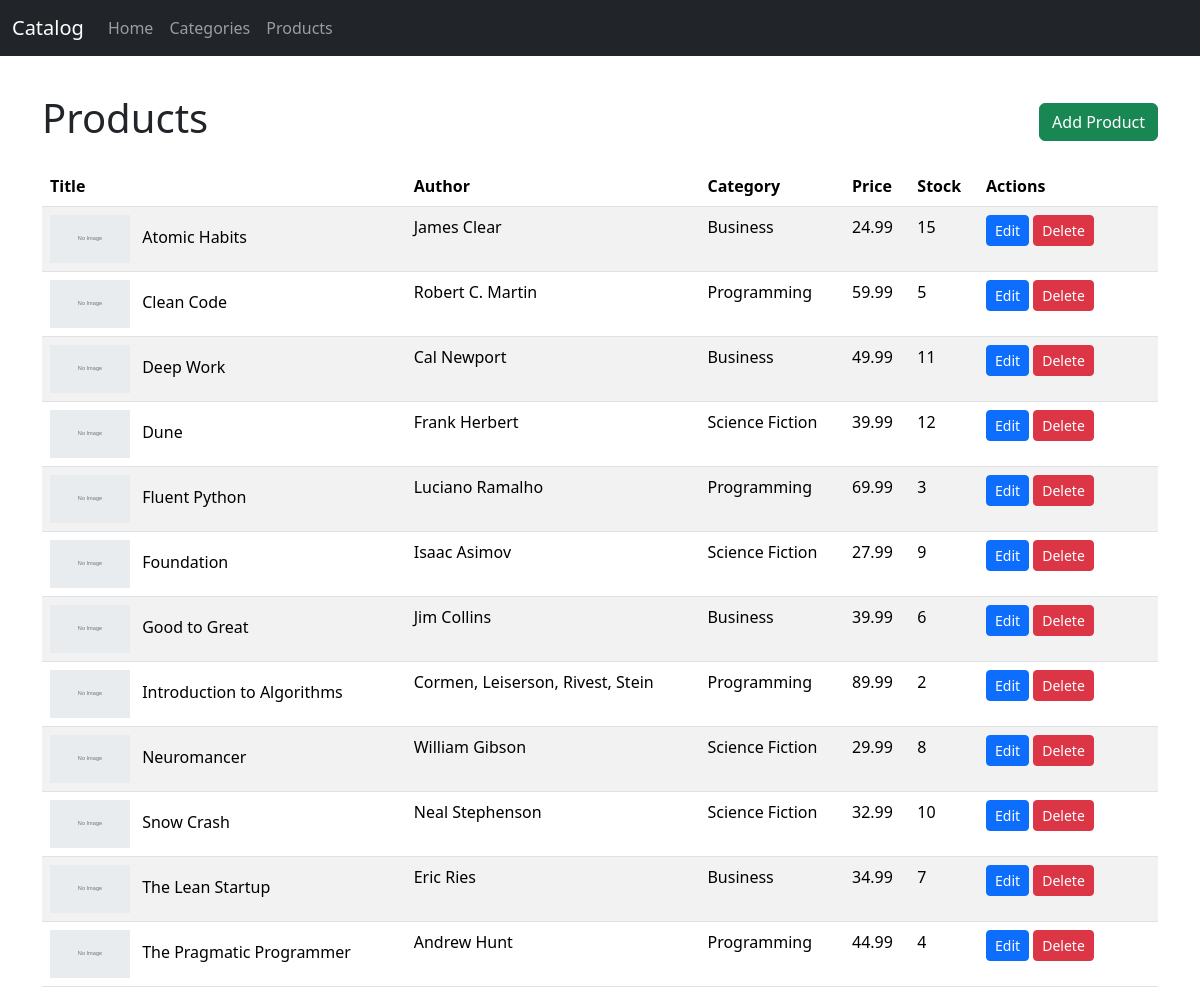
Screenshot of /products/ with the database file from the repository.
### tables this page shows
CREATE TABLE products (
    id INTEGER PRIMARY KEY AUTOINCREMENT,
    category_id INTEGER NOT NULL,
    title TEXT NOT NULL,
    author TEXT,
    image TEXT,
    price REAL,
    stock INTEGER DEFAULT 0,
    FOREIGN KEY (category_id) REFERENCES categories(id)
);

CREATE TABLE categories (
    id INTEGER PRIMARY KEY AUTOINCREMENT,
    name TEXT NOT NULL,
    description TEXT
);

### app/routes/products.py (the view)
@bp.route('/')
def list_products():
    products = models.get_products()
    return render_template('products/list.html', products=products)

### app/models/db.py (called while the page is built)
def get_db():
    if 'db' not in g:
        db_path = current_app.config['DATABASE']
        conn = sqlite3.connect(db_path)
        conn.row_factory = sqlite3.Row
        g.db = conn
    return g.db

def get_products():
    db = get_db()
    return db.execute(
        'SELECT p.id, p.title, p.author, p.image, p.price, p.stock, p.category_id, c.name as category_name '
        'FROM products p JOIN categories c ON p.category_id = c.id ORDER BY p.title'
    ).fetchall()

### app/templates/products/list.html (shortened to what this page needs)
{% extends 'base.html' %}
{% block content %}
<div class="d-flex justify-content-between align-items-center mb-3">
  <h1>Products</h1>
  <a href="{{ url_for('products.add_product') }}" class="btn btn-success">Add Product</a>
</div>
{% if products %}
<table class="table table-striped">
  <thead>
    <tr>
      <th>Title</th>
      <th>Author</th>
      <th>Category</th>
      <th>Price</th>
      <th>Stock</th>
      <th style="width:180px">Actions</th>
    </tr>
  </thead>
  <tbody>
    {% for p in products %}
    <tr>
      <td>
        {% if p.image %}
        <img src="{{ url_for('static', filename='images/' ~ p.image) }}" alt="{{ p.title }}"
          style="height:48px; margin-right:8px;">
        {% else %}
        <img src="{{ url_for('static', filename='images/placeholder.svg') }}" alt="placeholder"
          style="height:48px; margin-right:8px;">
        {% endif %}
        {{ p.title }}
      </td>
      <td>{{ p.author }}</td>
      <td>{{ p.category_name }}</td>
      <td>{{ '%.2f'|format(p.price) if p.price is not none else '' }}</td>
      <td>{{ p.stock }}</td>
      <td>
        <a href="{{ url_for('products.edit_product', product_id=p.id) }}" class="btn btn-sm btn-primary">Edit</a>
        <a href="{{ url_for('products.delete_product', product_id=p.id) }}" class="btn btn-sm btn-danger">Delete</a>
      </td>
    </tr>
    {% endfor %}
  </tbody>
</table>
{% else %}
<p>No products yet. <a href="{{ url_for('products.add_product') }}">Add one</a>.</p>
{% endif %}
{% endblock %}

### app/templates/base.html (shortened to what this page needs)
<!doctype html>
<html lang="en">
<head>
  <link href="https://cdn.jsdelivr.net/npm/bootstrap@5.3.2/dist/css/bootstrap.min.css" rel="stylesheet">
  <link rel="stylesheet" href="{{ url_for('static', filename='style.css') }}">
</head>
<body>
  {% include '_nav.html' %}
  <main class="container mt-4">
    {% block content %}{% endblock %}
  </main>
</body>
</html>

### app/templates/_nav.html (shortened to what this page needs)
<nav class="navbar navbar-expand-lg navbar-dark bg-dark fixed-top">
  <div class="container-fluid">
    <a class="navbar-brand" href="{{ url_for('main.index') }}">Catalog</a>
    <div class="collapse navbar-collapse" id="navbarNav">
      <ul class="navbar-nav me-auto mb-2 mb-lg-0">
        <li class="nav-item">
          <a class="nav-link" href="{{ url_for('main.index') }}">Home</a>
        </li>
        <li class="nav-item">
          <a class="nav-link" href="{{ url_for('categories.list_categories') }}">Categories</a>
        </li>
        <li class="nav-item">
          <a class="nav-link" href="{{ url_for('products.list_products') }}">Products</a>
        </li>
      </ul>
    </div>
  </div>
</nav>

### app/static/style.css (style rules this page uses)
body { padding-top: 70px; }

### rows the page displays
products: title "Atomic Habits", author "James Clear", category_name "Business", price "24.99", stock "15"
products: title "Clean Code", author "Robert C. Martin", category_name "Programming", price "59.99", stock "5"
products: title "Deep Work", author "Cal Newport", category_name "Business", price "49.99", stock "11"
products: title "Dune", author "Frank Herbert", category_name "Science Fiction", price "39.99", stock "12"
products: title "Fluent Python", author "Luciano Ramalho", category_name "Programming", price "69.99", stock "3"
products: title "Foundation", author "Isaac Asimov", category_name "Science Fiction", price "27.99", stock "9"
products: title "Good to Great", author "Jim Collins", category_name "Business", price "39.99", stock "6"
products: title "Introduction to Algorithms", author "Cormen, Leiserson, Rivest, Stein", category_name "Programming", price "89.99", stock "2"
products: title "Neuromancer", author "William Gibson", category_name "Science Fiction", price "29.99", stock "8"
products: title "Snow Crash", author "Neal Stephenson", category_name "Science Fiction", price "32.99", stock "10"
products: title "The Lean Startup", author "Eric Ries", category_name "Business", price "34.99", stock "7"
products: title "The Pragmatic Programmer", author "Andrew Hunt", category_name "Programming", price "44.99", stock "4"
